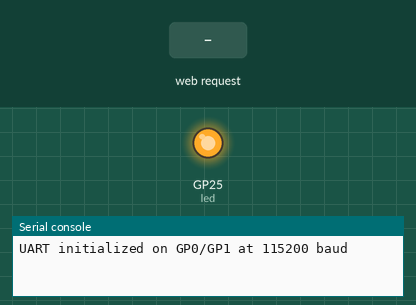
This program was run on a simulated Raspberry Pi Pico running MicroPython. Parts: output pins drawn as LEDs (lit = HIGH), the last lines printed to the serial console. The test bench sets the inputs (shaded band). WiFi joins after 1.5 s.

Above: at 0.1 s.
At 4.0 s:
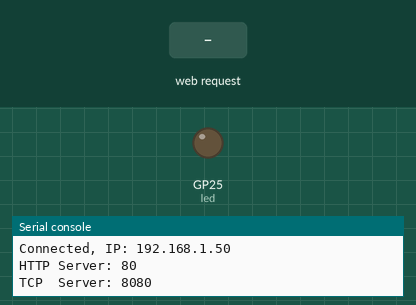
4.1 s: HTTP request GET /set? received
5.6 s: HTTP request GET / received
Timing chart, 0 to 8.6 s (numbered marks = the images above; inputs shaded):
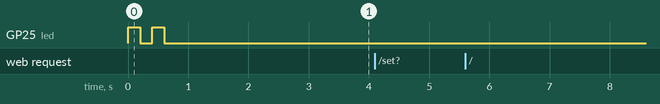

The program:

main.py
```python
import network
import socket
import time
import select
from machine import UART, Pin

# --- Configuration ---
SSID = "USHA"
PASSWORD = "usharesidency"

HTTP_PORT = 80      # Browser UI
TCP_PORT = 8080     # Terminal / raw control

UART_ID = 0
UART_TX = 0  # GP0
UART_RX = 1  # GP1
BAUDRATE = 115200

# --- Load HTML from file ---
def load_html(filename="index.html"):
    try:
        with open(filename, "r") as f:
            return f.read()
    except:
        return "<html><body><h1>index.html not found</h1></body></html>"

# --- Init UART ---
uart = UART(UART_ID, baudrate=BAUDRATE, tx=Pin(UART_TX), rx=Pin(UART_RX))
print(f"UART initialized on GP{UART_TX}/GP{UART_RX} at {BAUDRATE} baud")

# --- Blink LED ---
led = Pin("LED", Pin.OUT)
for _ in range(4):
    led.toggle()
    time.sleep(0.2)

print("Booting...")

# --- WiFi ---
wlan = network.WLAN(network.STA_IF)
wlan.active(True)
wlan.connect(SSID, PASSWORD)

print("Connecting to WiFi...")
for _ in range(20):
    if wlan.isconnected():
        break
    time.sleep(1)

if not wlan.isconnected():
    raise RuntimeError("WiFi connection failed!")

ip = wlan.ifconfig()[0]
print("Connected, IP:", ip)

# --- HTTP server ---
http = socket.socket()
http.setsockopt(socket.SOL_SOCKET, socket.SO_REUSEADDR, 1)
http.bind(('0.0.0.0', HTTP_PORT))
http.listen(5)

# --- TCP server ---
tcp = socket.socket()
tcp.setsockopt(socket.SOL_SOCKET, socket.SO_REUSEADDR, 1)
tcp.bind(('0.0.0.0', TCP_PORT))
tcp.listen(5)

print("HTTP Server:", HTTP_PORT)
print("TCP  Server:", TCP_PORT)

# --- Main Loop ---
while True:
    try:
        readable, _, _ = select.select([http, tcp], [], [])

        for sock in readable:

            # -------- Browser --------
            if sock is http:
                cl, addr = http.accept()
                req = cl.recv(1024).decode()
                print("\n[HTTP]\n", req)

                first = req.split("\r\n")[0]

                if first.startswith("GET /set?"):
                    try:
                        qs = first.split("?",1)[1].split(" ",1)[0]
                        values = dict(x.split("=") for x in qs.split("&"))

                        r = int(values.get("r", 0))
                        g = int(values.get("g", 0))
                        b = int(values.get("b", 0))

                        cmd = f"C:{r},{g},{b}\n"
                        uart.write(cmd)

                        print("WEB → UART:", cmd.strip())

                        cl.send("HTTP/1.1 200 OK\r\n\r\nOK")
                    except Exception as e:
                        print("Parse error:", e)
                        cl.send("HTTP/1.1 400 Bad\r\n\r\nERROR")

                else:
                    html = load_html()
                    cl.send("HTTP/1.1 200 OK\r\nContent-Type: text/html\r\n\r\n")
                    cl.send(html)

                cl.close()

            # -------- Terminal --------
            elif sock is tcp:
                cl, addr = tcp.accept()
                print("TCP Client:", addr)

                try:
                    while True:
                        data = cl.recv(1024)
                        if not data:
                            break

                        print("TCP → UART:", data)
                        uart.write(data)
                        cl.send(b"OK\n")

                except:
                    pass
                finally:
                    cl.close()
                    print("TCP Client closed")

    except Exception as e:
        print("Loop error:", e)
```
